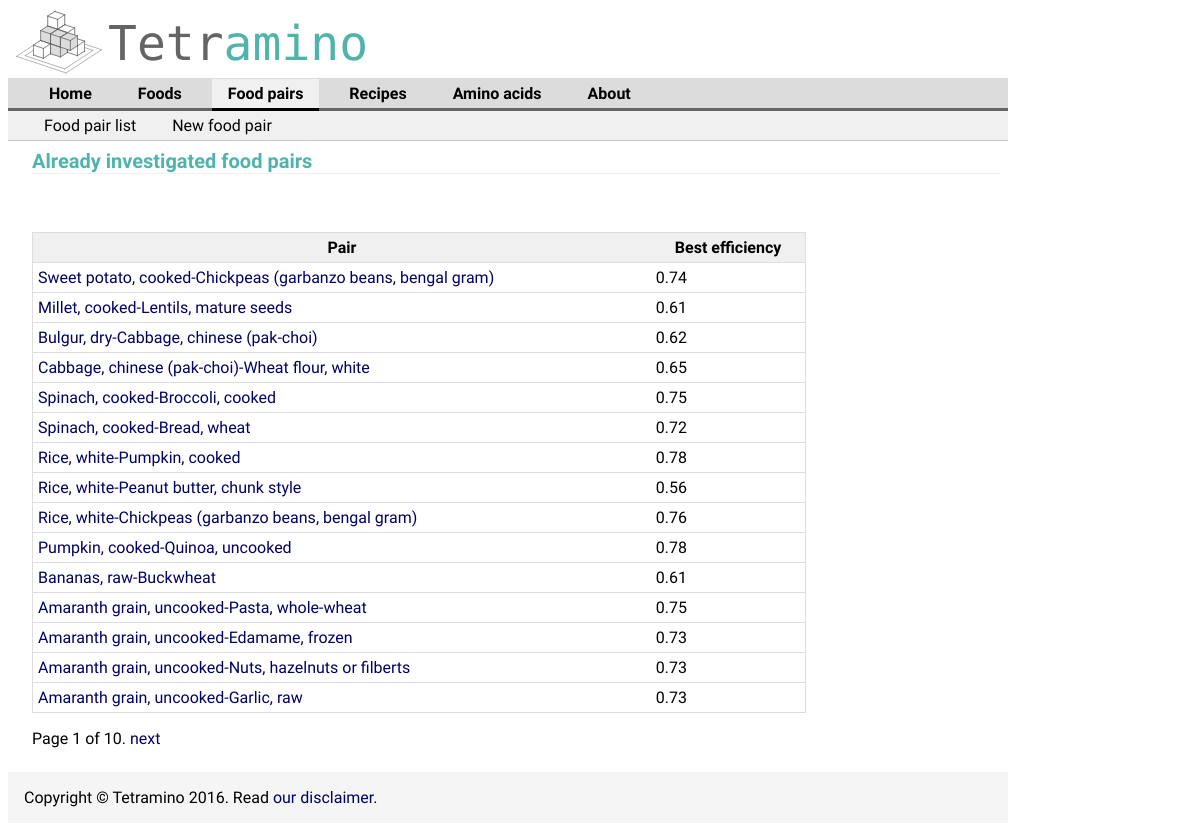
Before: /foodPairs/ with the older database file.
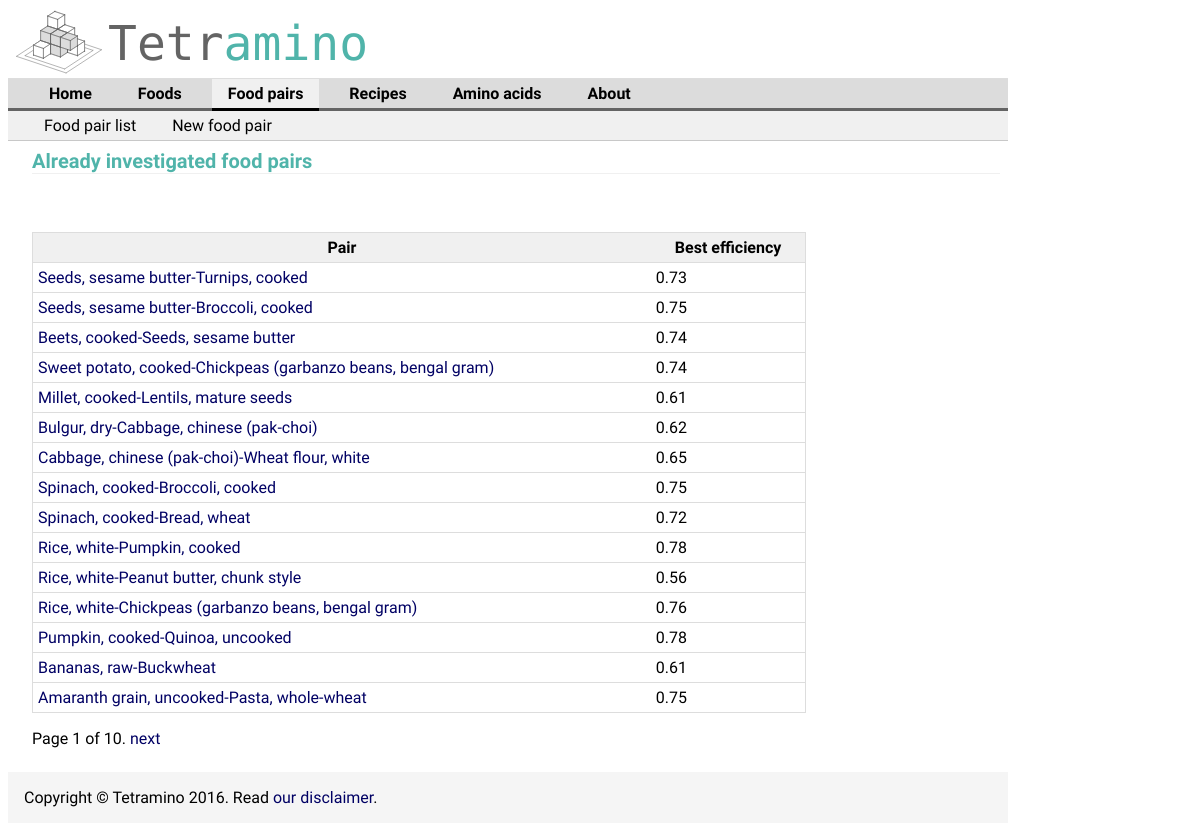
After: the same page with the newer database file.
### aminoApp/models.py (models this page shows, shortened)
class FoodPair(models.Model):
    foodOneId = models.IntegerField()
    foodTwoId = models.IntegerField() #models.ForeignKey(Food)
    pair_name = models.CharField(max_length=30, null=True)
    bestEfficiency = models.FloatField(null=True)
    bestProportion = models.FloatField(null=True)
    angleAbsolute = models.FloatField(null=True)
    angleIncomplete = models.FloatField(null=True)

### aminoApp/views.py (the view)
# urls.py: url(r'^foodPairs/', views.FoodPairList.as_view(), name='foodPairList'),
class FoodPairList(ListView):
    queryset = FoodPair.objects.order_by('-pk') #'-pk' '-bestEfficiency'
    template_name = 'aminoApp/foodPairList.html'
    context_object_name = 'pairList'
    paginate_by = 15

### aminoApp/templates/aminoApp/foodPairList.html (shortened to what this page needs)
{% extends "aminoApp/baseAssociations.html" %}
{% block content %}
<h1>Already investigated food pairs</h1>
    {% if pairList %}
        <table>
            <tr>
                <th>Pair</th>
                <th>Best efficiency</th>
            </tr>
        {% for pair in pairList %}
            <tr>
                <td><a href="/inspectLoadedFoodPair/{{ pair.pk }}/">{{ pair.pair_name }}</a> </td>
                <td>{{ pair.bestEfficiency |floatformat:2}}</td>
            </tr>
        {% endfor %}
        </table>
    {% else %}
        <p>No pair is available.</p>
    {% endif %}
    {% if is_paginated %}
    <p>
        <div class="pagination">
            <span class="page-links">
                <span class="page-current">
                    Page {{ page_obj.number }} of {{ page_obj.paginator.num_pages }}.
                </span>
                {% if page_obj.has_next %}
                    <a href="/foodPairs/?page={{ page_obj.next_page_number }}">next</a>
                {% endif %}
            </span>
        </div>
    </p>
    {% endif %}
{% endblock %}

Changed rows visible on the page:
no longer on this page (row unchanged): FoodPair: pair_name "Amaranth grain, uncooked-Edamame, frozen", bestEfficiency "0.73"
no longer on this page (row unchanged): FoodPair: pair_name "Amaranth grain, uncooked-Nuts, hazelnuts or filberts", bestEfficiency "0.73"
no longer on this page (row unchanged): FoodPair: pair_name "Amaranth grain, uncooked-Garlic, raw", bestEfficiency "0.73"
added FoodPair: pair_name "Seeds, sesame butter-Turnips, cooked", bestEfficiency "0.73"
added FoodPair: pair_name "Seeds, sesame butter-Broccoli, cooked", bestEfficiency "0.75"
added FoodPair: pair_name "Beets, cooked-Seeds, sesame butter", bestEfficiency "0.74"
